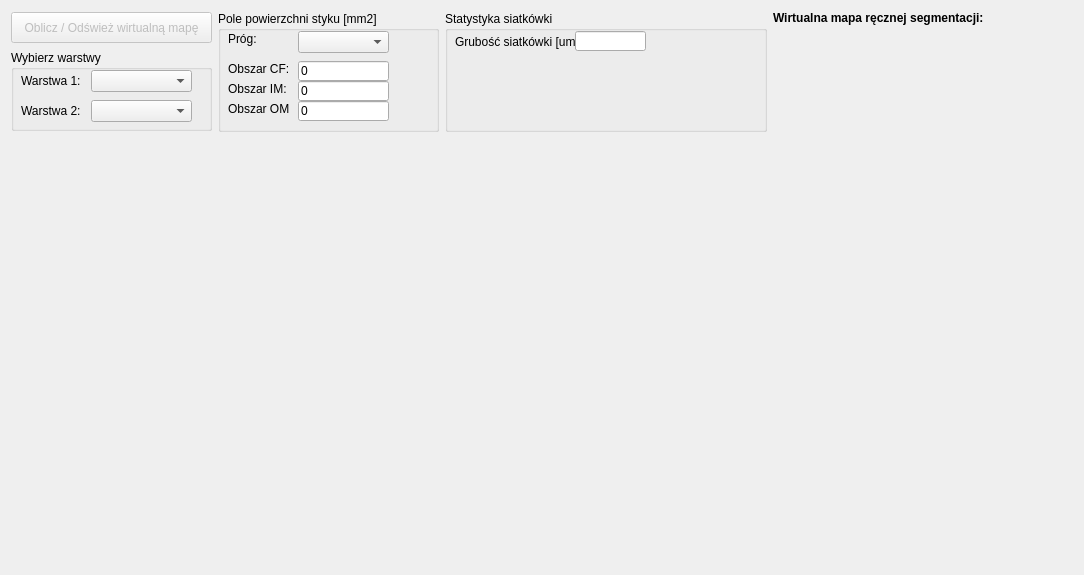
      <widget class="QWidget" name="tabVirtualMap">
       <attribute name="title">
        <string>Wirtualna mapa</string>
       </attribute>
       <layout class="QHBoxLayout" name="horizontalLayout_5">
        <item>
         <layout class="QVBoxLayout" name="verticalLayout_10">
          <item>
           <layout class="QHBoxLayout" name="horizontalLayout_4">
            <item>
             <layout class="QVBoxLayout" name="verticalLayout_8">
              <item>
               <widget class="QPushButton" name="computeVirtualMapButton">
                <property name="enabled">
                 <bool>false</bool>
                </property>
                <property name="sizePolicy">
                 <sizepolicy hsizetype="Fixed" vsizetype="Fixed">
                  <horstretch>0</horstretch>
                  <verstretch>0</verstretch>
                 </sizepolicy>
                </property>
                <property name="minimumSize">
                 <size>
                  <width>201</width>
                  <height>31</height>
                 </size>
                </property>
                <property name="text">
                 <string>Oblicz / Odśwież wirtualną mapę</string>
                </property>
               </widget>
              </item>
              <item>
               <widget class="QGroupBox" name="groupBox">
                <property name="sizePolicy">
                 <sizepolicy hsizetype="Fixed" vsizetype="Fixed">
                  <horstretch>0</horstretch>
                  <verstretch>0</verstretch>
                 </sizepolicy>
                </property>
                <property name="minimumSize">
                 <size>
                  <width>201</width>
                  <height>81</height>
                 </size>
                </property>
                <property name="title">
                 <string>Wybierz warstwy</string>
                </property>
                <widget class="QLabel" name="label_39">
                 <property name="geometry">
                  <rect>
                   <x>10</x>
                   <y>20</y>
                   <width>71</width>
                   <height>21</height>
                  </rect>
                 </property>
                 <property name="text">
                  <string>Warstwa 1:</string>
                 </property>
                </widget>
                <widget class="QLabel" name="label_40">
                 <property name="geometry">
                  <rect>
                   <x>10</x>
                   <y>50</y>
                   <width>71</width>
                   <height>21</height>
                  </rect>
                 </property>
                 <property name="text">
                  <string>Warstwa 2:</string>
                 </property>
                </widget>
                <widget class="QComboBox" name="layer1CBox">
                 <property name="geometry">
                  <rect>
                   <x>80</x>
                   <y>20</y>
                   <width>101</width>
                   <height>22</height>
                  </rect>
                 </property>
                </widget>
                <widget class="QComboBox" name="layer2CBox">
                 <property name="geometry">
                  <rect>
                   <x>80</x>
                   <y>50</y>
                   <width>101</width>
                   <height>22</height>
                  </rect>
                 </property>
                </widget>
               </widget>
              </item>
             </layout>
            </item>
            <item>
             <widget class="QGroupBox" name="groupBox_2">
              <property name="sizePolicy">
               <sizepolicy hsizetype="Fixed" vsizetype="Fixed">
                <horstretch>0</horstretch>
                <verstretch>0</verstretch>
               </sizepolicy>
              </property>
              <property name="minimumSize">
               <size>
                <width>221</width>
                <height>121</height>
               </size>
              </property>
              <property name="title">
               <string>Pole powierzchni styku [mm2]</string>
              </property>
              <widget class="QLabel" name="label_16">
               <property name="geometry">
                <rect>
                 <x>10</x>
                 <y>50</y>
                 <width>61</width>
                 <height>16</height>
                </rect>
               </property>
               <property name="text">
                <string>Obszar CF:</string>
               </property>
              </widget>
              <widget class="QLabel" name="label_29">
               <property name="geometry">
                <rect>
                 <x>10</x>
                 <y>70</y>
                 <width>61</width>
                 <height>16</height>
                </rect>
               </property>
               <property name="text">
                <string>Obszar IM:</string>
               </property>
              </widget>
              <widget class="QLabel" name="label_34">
               <property name="geometry">
                <rect>
                 <x>10</x>
                 <y>90</y>
                 <width>61</width>
                 <height>16</height>
                </rect>
               </property>
               <property name="text">
                <string>Obszar OM:</string>
               </property>
              </widget>
              <widget class="QLineEdit" name="contactAreaCFLEdit">
               <property name="geometry">
                <rect>
                 <x>80</x>
                 <y>50</y>
                 <width>91</width>
                 <height>20</height>
                </rect>
               </property>
               <property name="text">
                <string>0</string>
               </property>
               <property name="readOnly">
                <bool>true</bool>
               </property>
              </widget>
              <widget class="QLineEdit" name="contactAreaIMLEdit">
               <property name="geometry">
                <rect>
                 <x>80</x>
                 <y>70</y>
                 <width>91</width>
                 <height>20</height>
                </rect>
               </property>
               <property name="text">
                <string>0</string>
               </property>
               <property name="readOnly">
                <bool>true</bool>
               </property>
              </widget>
              <widget class="QLineEdit" name="contactAreaOMLEdit">
               <property name="geometry">
                <rect>
                 <x>80</x>
                 <y>90</y>
                 <width>91</width>
                 <height>20</height>
                </rect>
               </property>
               <property name="text">
                <string>0</string>
               </property>
               <property name="readOnly">
                <bool>true</bool>
               </property>
              </widget>
              <widget class="QLabel" name="label_43">
               <property name="geometry">
                <rect>
                 <x>10</x>
                 <y>20</y>
                 <width>46</width>
                 <height>16</height>
                </rect>
               </property>
               <property name="text">
                <string>Próg:</string>
               </property>
              </widget>
              <widget class="QComboBox" name="contactThresholdCBox">
               <property name="geometry">
                <rect>
                 <x>80</x>
                 <y>20</y>
                 <width>91</width>
                 <height>22</height>
                </rect>
               </property>
              </widget>
              <widget class="QLabel" name="contactAreaProcCFLabel">
               <property name="geometry">
                <rect>
                 <x>180</x>
                 <y>50</y>
                 <width>41</width>
                 <height>21</height>
                </rect>
               </property>
               <property name="text">
                <string/>
               </property>
              </widget>
              <widget class="QLabel" name="contactAreaProcIMLabel">
               <property name="geometry">
                <rect>
                 <x>180</x>
                 <y>70</y>
                 <width>41</width>
                 <height>21</height>
                </rect>
               </property>
               <property name="text">
                <string/>
               </property>
              </widget>
              <widget class="QLabel" name="contactAreaProcOMLabel">
               <property name="geometry">
                <rect>
                 <x>180</x>
                 <y>90</y>
                 <width>41</width>
                 <height>21</height>
                </rect>
               </property>
               <property name="text">
                <string/>
               </property>
              </widget>
             </widget>
            </item>
            <item>
             <widget class="QGroupBox" name="groupBox_4">
              <property name="minimumSize">
               <size>
                <width>120</width>
                <height>0</height>
               </size>
              </property>
              <property name="title">
               <string>Statystyka siatkówki</string>
              </property>
              <widget class="QLabel" name="label_28">
               <property name="geometry">
                <rect>
                 <x>10</x>
                 <y>20</y>
                 <width>121</width>
                 <height>21</height>
                </rect>
               </property>
               <property name="text">
                <string>Grubość siatkówki [um]:</string>
               </property>
              </widget>
              <widget class="QLineEdit" name="retinaDepthLEdit">
               <property name="geometry">
                <rect>
                 <x>130</x>
                 <y>20</y>
                 <width>71</width>
                 <height>20</height>
                </rect>
               </property>
               <property name="readOnly">
                <bool>true</bool>
               </property>
              </widget>
             </widget>
            </item>
           </layout>
          </item>
          <item>
           <widget class="QCustomPlot" name="virtualMapCircProfileCPlot" native="true">
            <property name="sizePolicy">
             <sizepolicy hsizetype="Expanding" vsizetype="Expanding">
              <horstretch>0</horstretch>
              <verstretch>0</verstretch>
             </sizepolicy>
            </property>
            <property name="minimumSize">
             <size>
              <width>561</width>
              <height>150</height>
             </size>
            </property>
            <property name="maximumSize">
             <size>
              <width>1122</width>
              <height>402</height>
             </size>
            </property>
           </widget>
          </item>
          <item>
           <widget class="QLabel" name="label_44">
            <property name="text">
             <string/>
            </property>
            <property name="pixmap">
             <pixmap>circ_profile_legend.png</pixmap>
            </property>
            <property name="alignment">
             <set>Qt::AlignCenter</set>
            </property>
           </widget>
          </item>
          <item>
           <layout class="QHBoxLayout" name="horizontalLayout_10">
            <item>
             <widget class="QCustomPlot" name="virtualMapHistCPlot" native="true">
              <property name="sizePolicy">
               <sizepolicy hsizetype="Expanding" vsizetype="Expanding">
                <horstretch>0</horstretch>
                <verstretch>0</verstretch>
               </sizepolicy>
              </property>
              <property name="minimumSize">
               <size>
                <width>450</width>
                <height>201</height>
               </size>
              </property>
              <property name="maximumSize">
               <size>
                <width>750</width>
                <height>302</height>
               </size>
              </property>
             </widget>
            </item>
            <item>
             <widget class="QCustomPlot" name="ETDRSgridCPlot" native="true">
              <property name="sizePolicy">
               <sizepolicy hsizetype="MinimumExpanding" vsizetype="MinimumExpanding">
                <horstretch>0</horstretch>
                <verstretch>0</verstretch>
               </sizepolicy>
              </property>
              <property name="minimumSize">
               <size>
                <width>300</width>
                <height>250</height>
               </size>
              </property>
              <property name="maximumSize">
               <size>
                <width>300</width>
                <height>300</height>
               </size>
              </property>
              <property name="sizeIncrement">
               <size>
                <width>10</width>
                <height>10</height>
               </size>
              </property>
             </widget>
            </item>
           </layout>
          </item>
         </layout>
        </item>
        <item>
         <layout class="QVBoxLayout" name="verticalLayout_9">
          <item>
           <widget class="QLabel" name="label_41">
            <property name="font">
             <font>
              <weight>75</weight>
              <bold>true</bold>
             </font>
            </property>
            <property name="text">
             <string>Wirtualna mapa ręcznej segmentacji:</string>
            </property>
           </widget>
          </item>
          <item>
           <widget class="QCustomPlot" name="virtualMapImageCPlot" native="true">
            <property name="sizePolicy">
             <sizepolicy hsizetype="Expanding" vsizetype="Expanding">
              <horstretch>0</horstretch>
              <verstretch>0</verstretch>
             </sizepolicy>
            </property>
            <property name="minimumSize">
             <size>
              <width>300</width>
              <height>400</height>
             </size>
            </property>
            <property name="maximumSize">
             <size>
              <width>800</width>
              <height>1062</height>
             </size>
            </property>
           </widget>
          </item>
          <item>
           <spacer name="verticalSpacer_3">
            <property name="orientation">
             <enum>Qt::Vertical</enum>
            </property>
            <property name="sizeHint" stdset="0">
             <size>
              <width>20</width>
              <height>40</height>
             </size>
            </property>
           </spacer>
          </item>
         </layout>
        </item>
       </layout>
      </widget>
